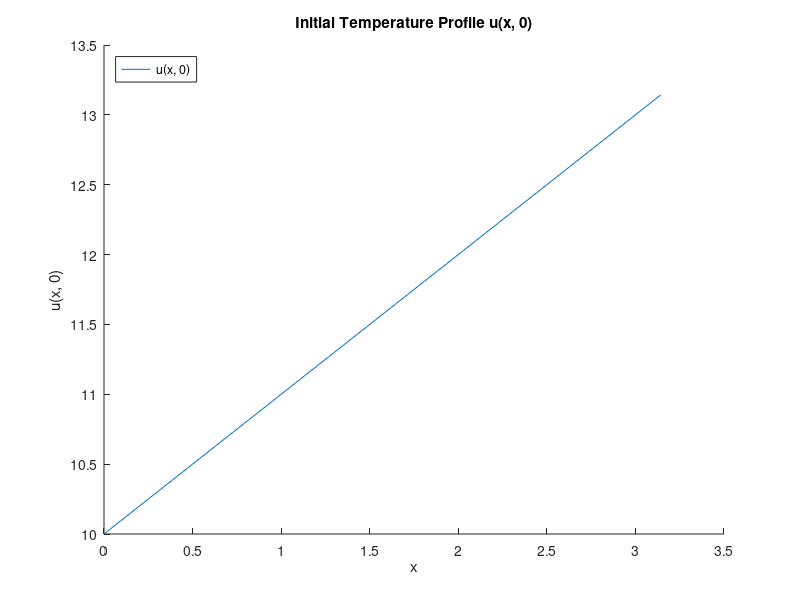

MATLAB code for this plot:
x_0 = 0;
x_1 = pi;
x_bar = linspace(x_0, x_1);
max_computation_order = 1;
u_true = @(x) 10 + x; % true initial condition
u_steady = @(x) 10; % true steady state

figure; 
hold on;
plot(x_bar, u_true(x_bar), 'DisplayName', 'u(x, 0)')
title('Initial Temperature Profile u(x, 0)')
xlabel('x')
ylabel('u(x, 0)')

legend('Location', 'northwest') 
print('-dpng', 'problem1b_initial_temperature_profile')
hold off;

input('Press [Enter] to continue...');